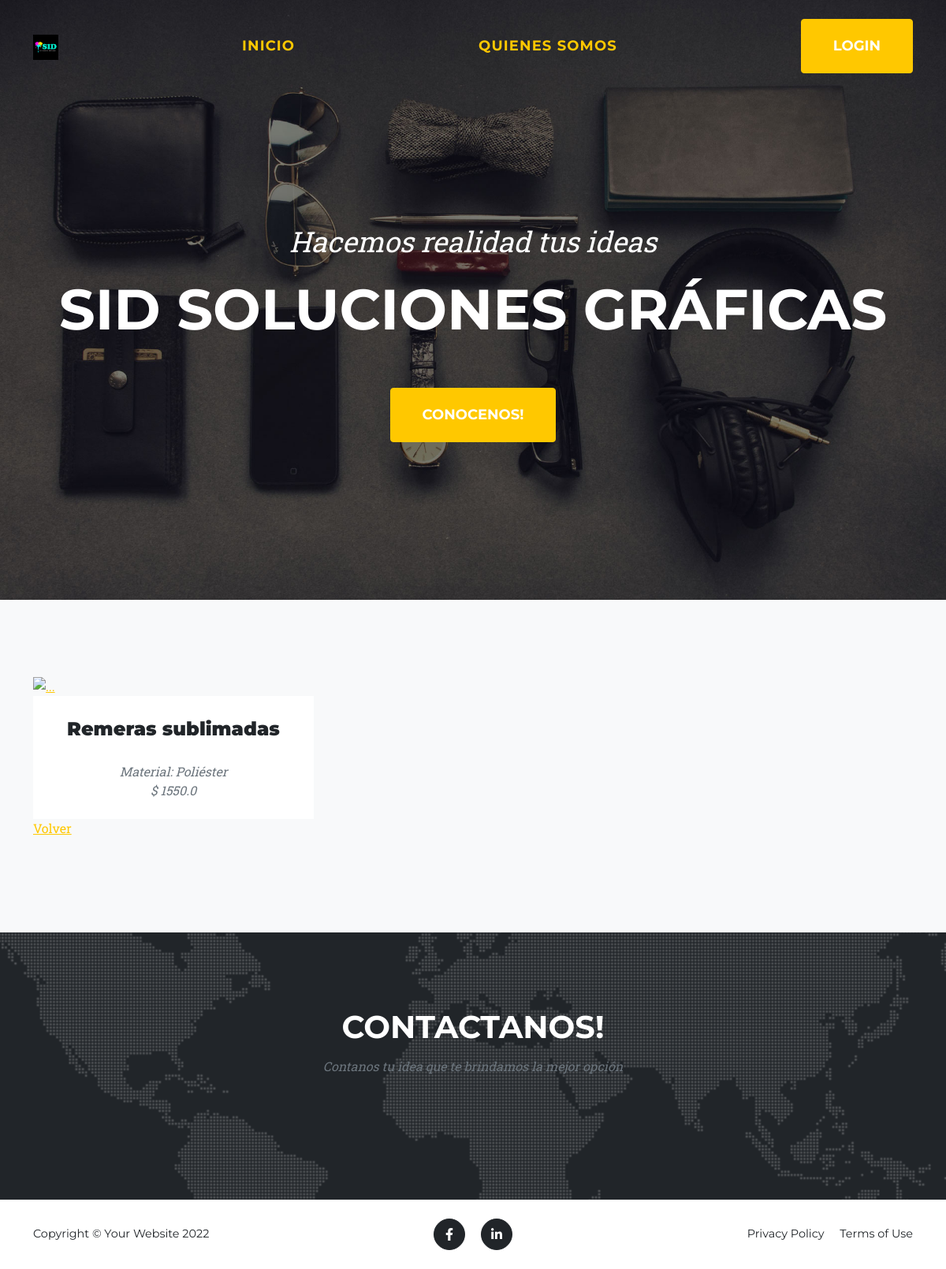
Screenshot of /comercio/productos/2 with the database file from the repository.
### comercio/models.py (models this page shows, shortened)
class Productos(models.Model):
    nombre =models.CharField(max_length=150)
    material = models.CharField(max_length=100)
    precio = models.FloatField()
    fecha = models.DateTimeField(auto_now_add=True,null=True,blank=True)
    class Meta:
        verbose_name="Producto"
        verbose_name_plural="Productos"

### comercio/views.py (the view)
# urls.py: path('productos/<pk>',ProductosDetail.as_view(),name="productos_detail"),
class ProductosDetail(DetailView):
    model = Productos
    template_name = "comercio/productos_detail.html"

### comercio/templates/comercio/productos_detail.html (shortened to what this page needs)
{% extends 'comercio/base.html' %}
{% block listado_productos %}
 <div class="col-lg-4 col-sm-6 mb-4">
            <div class="portfolio-item">
                <a class="portfolio-link" data-bs-toggle="modal" href="#portfolioModal1">
                    <img class="img-fluid" src="http://www.ghypoloclub.com.ar/images/blog/porque-elegir-fibra-de-poliester-en-la-confeccion-de-uniformes.jpg" alt="..." />
                </a>
                <div class="portfolio-caption">
                    <div class="portfolio-caption-heading"><strong>{{productos.nombre}}</strong></div>
                    <div class="portfolio-caption-subheading text-muted">
                    <br> Material: {{productos.material}}
                    <br> $ {{productos.precio}}
                    </div>
                </div>
                <a href ="{% url 'productos' %}">Volver</a>
            </div>
        </div>
{% endblock listado_productos %}

### rows the page displays
Productos: nombre "Remeras sublimadas", material "Poliéster", precio "1550.0"
